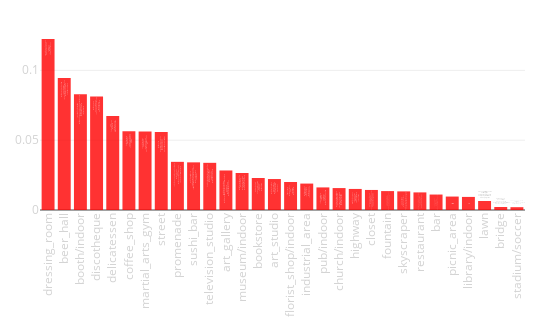

Notebook cell for this chart:
### Code cell
tags_rate(city_data)

### Figure 1 — Plotly figure (JSON) as saved in the notebook; plotly's stock layout.template omitted (floating-point values rounded to 4 significant figures)
{"data": [{"hoverinfo": "y+text", "marker": {"color": "red"}, "opacity": 0.8, "text": ["Lenaslovelyvintage<br>TFM_Berlin<br>STUDIO67<br>The_Heks_Laboratory<br>Zalando_Content_Creation", "Hofbr_uhaus_M_nchen<br>Hofbrauhaus_HB_Berlin<br>Augustiner_am_Gendarmenmarkt<br>ottorink_weinbar<br>Irish_Pub_Europacenter_Berlin", "Messe_Berlin_Vital<br>Mercure_Hotel_MOA_Berlin<br>Angleterre_Hotel_Berlin<br>WECC_Westhafen_Event_Convention_Center_Berlin<br>bcc_Berliner_Congress_Center", "Berlin_Salsa_Congress<br>Odyssee_Berlin<br>Green_Mango_Karaokebar<br>house_of_weekend<br>Hafenbar_Berlin", "Ristorante_Allegro_Pizzeria<br>Revolver_Burger<br>Muse_Berlin<br>ZULA_Hummus_Caf_<br>SOY", "wild_caff_<br>Pure_Origins_Estate_Coffee<br>Einstein_Kaffe_am_Alex<br>Cafe_Einstein<br>Westberlin_bar_shop", "Fitx<br>Spree_Crossfit_In_Squat_We_Trust<br>John_Reed_Fitness<br>Spindler_Klatt<br>FitX_Berlin_S_dkreuz", "Schl_terstra_e_Ecke_Kurf_rstendamm<br>Checkpoint_Charlie<br>Checkpoint_Charlie<br>Checkpoint_Charlie_Museum<br>MyFest_Berlin", "Berlin_Friedrichstra_e_An_Der_Spree<br>Spreeufer_Hauptbahnhof_Berlin<br>Spree<br>Spree_River_Berlin<br>Unter_den_Linden_Brandenburger_Tor", "THE_MEAT<br>Restaurant_VOLT_Berlin<br>Peter_Pane_Berlin_Europaplatz_Burgergrill_Bar<br>Lindenbr_u_am_Potsdamer_Platz<br>Beef_GrillClub_by_Hasir", "Madame_Tussauds_Berlin<br>Zig_Zag_Jazz_Club<br>n_tv_RTL_Studio_Berlin<br>Quatsch_Comedy_Club<br>Stage_Bluemax_Berlin_Blue_Man_Group", "Salvador_Dali_Museum_Berlin<br>Blain_Southern_Berlin<br>Galerie_Judin<br>Dal_Die_Ausstellung_am_Potsdamer_Platz_Museum_in_Berlin<br>Old_National_Gallery_Berlin", "New_National_Gallery_Berlin<br>Neues_Museum<br>Old_National_Gallery_Berlin<br>Gem_ldegalerie<br>Egyptian_Museum_of_Berlin", "Ritter_Sport_Berlin<br>Space_Hall<br>TASCHEN<br>RitterSport_Schokowelt<br>Joseph_Roth_Diele", "Taiko_Gallery<br>Bl_ckfisk_Tattoo_Co_<br>Blain_Southern_Berlin<br>East_Side_Gallery<br>East_Side_Gallery_Berlin", "Marsano_Berlin<br>Britzer_Garten<br>DE3<br>Capri_by_Fraser_Berlin<br>Buttmannstra_e", "panoramapunkt<br>Tv_Tower_Berlin<br>Kollhoff_Tower<br>TV_tower_Berlin<br>Fernsehturm_Berlin", "Irish_Pub_Europacenter_Berlin<br>John_Muir<br>THE_MEAT<br>Hotel_Bar<br>Bellucci_Ristorante_Bar", "St_Marienkirche_Berlin<br>St_Marys_Church_Berlin<br>DITIB_Berlin_T_rk_Sehitlik_Camii<br>St_Hedwigs_Cathedral<br>Kaiser_Wilhelm_Memorial_Church", "Victory_Tower<br>Berlin_Victory_Column<br>Siegess_ule<br>Stra_e_des_17_Juni<br>Columna_de_la_Victoria", "Lenaslovelyvintage<br>ANDREAS_MURKUDIS<br>LNFA_Conceptstore_Agency_Events<br>PREMIUM_Berlin<br>mientus_FLAGSHIP_Store", "Neptunbrunnen<br>M_rchenbrunnen_im_Volkspark_Friedrichshain<br>Neptunbrunnen<br>Viktoria_Luise_Platz<br>Berlin_Cathedral", "Potsdamer_Platz_Berlin_Germany<br>Bahnhof_Berlin_Potsdamer_Platz<br>Potsdammer_Platz_Berlin<br>Potsdamer_Platz<br>Breitscheidplatz", "Restaurant_Entrecote<br>Ristorante_Sale_e_Tabacchi<br>Lucky_Leek<br>Ristorante_a_Mano<br>Lutter_Wegner_am_Gendarmenmarkt", "Berlin_European_Bartender_School<br>ORA<br>BRYK_BAR<br>John_Muir<br>Absinthdepot", "Prinzessinneng_rten<br>Biergarten_in_Tiergarten<br>Volkspark_Friedrichshain<br>James_Simon_Park_Kleiner_Monbijoupark<br>Kleiner_Tiergarten", "Staatsbibliothek_zu_Berlin_Haus_Unter_den_Linden_<br>Jacob_und_Wilhelm_Grimm_Zentrum<br>Staatsbibliothek_zu_Berlin<br>B_se_Buben_Bar<br>Fine_Bagels", "Pfaueninsel_Im_Wannsee<br>Cecilieng_rten<br>Sommerbad_Neuk_lln<br>Volkspark_Friedrichshain<br>Kleiner_Tiergarten", "Gleisdreieckpark<br>Jannowitzbr_cke<br>Riogrande_Berlin<br>Berlin_Bornholmer_Stra_e_station<br>Oberbaum_Bridge", "Olympia_Stadion_Berlin<br>Poststadion<br>Berlino<br>Internationales_Deutsches_Turnfest_Berlin_2017<br>Brasil_Brasileiro_Berlin"], "type": "bar", "uid": "00fa48a2-4a5d-11e9-b7b1-3c15c2cf2370", "x": ["dressing_room", "beer_hall", "booth/indoor", "discotheque", "delicatessen", "coffee_shop", "martial_arts_gym", "street", "promenade", "sushi_bar", "television_studio", "art_gallery", "museum/indoor", "bookstore", "art_studio", "florist_shop/indoor", "industrial_area", "pub/indoor", "church/indoor", "highway", "closet", "fountain", "skyscraper", "restaurant", "bar", "picnic_area", "library/indoor", "lawn", "bridge", "stadium/soccer"], "y": [0.1225, 0.09462, 0.08283, 0.08137, 0.0673, 0.0564, 0.05621, 0.05584, 0.0345, 0.03413, 0.0338, 0.02832, 0.02652, 0.02293, 0.02219, 0.02007, 0.01892, 0.01618, 0.01571, 0.01509, 0.01436, 0.01354, 0.01334, 0.01261, 0.01107, 0.009634, 0.009374, 0.006462, 0.002167, 0.002023]}], "layout": {"height": 330, "margin": {"b": 120, "l": 40, "r": 25, "t": 30}, "showlegend": false, "width": 550, "xaxis": {"tickangle": -90, "tickfont": {"color": "lightgrey", "size": 11.5}}, "xaxis2": {"tickangle": -90, "tickfont": {"color": "lightgrey", "size": 11.5}}, "yaxis": {"tickfont": {"color": "lightgrey", "size": 11.5}}, "yaxis2": {"tickfont": {"color": "lightgrey", "size": 11.5}}}}
